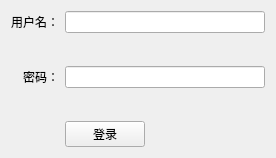
<?xml version="1.0" encoding="UTF-8"?>
<ui version="4.0">
 <class>LoginWindow</class>
 <widget class="QWidget" name="LoginWindow">
  <property name="geometry">
   <rect>
    <x>0</x>
    <y>0</y>
    <width>276</width>
    <height>158</height>
   </rect>
  </property>
  <property name="windowTitle">
   <string>Form</string>
  </property>
  <layout class="QGridLayout" name="gridLayout">
   <item row="0" column="0">
    <widget class="QLabel" name="username">
     <property name="text">
      <string>用户名：</string>
     </property>
     <property name="alignment">
      <set>Qt::AlignRight|Qt::AlignTrailing|Qt::AlignVCenter</set>
     </property>
    </widget>
   </item>
   <item row="0" column="1">
    <widget class="QLineEdit" name="usernameIn"/>
   </item>
   <item row="1" column="1">
    <widget class="QLabel" name="hintlabel_1">
     <property name="text">
      <string/>
     </property>
    </widget>
   </item>
   <item row="2" column="0">
    <widget class="QLabel" name="password">
     <property name="text">
      <string>密码：</string>
     </property>
     <property name="alignment">
      <set>Qt::AlignRight|Qt::AlignTrailing|Qt::AlignVCenter</set>
     </property>
    </widget>
   </item>
   <item row="2" column="1">
    <widget class="QLineEdit" name="passwdIn">
     <property name="echoMode">
      <enum>QLineEdit::Password</enum>
     </property>
    </widget>
   </item>
   <item row="3" column="1">
    <widget class="QLabel" name="hintlabel_2">
     <property name="text">
      <string/>
     </property>
    </widget>
   </item>
   <item row="4" column="1">
    <widget class="QPushButton" name="loginButton">
     <property name="sizePolicy">
      <sizepolicy hsizetype="Fixed" vsizetype="Fixed">
       <horstretch>0</horstretch>
       <verstretch>0</verstretch>
      </sizepolicy>
     </property>
     <property name="text">
      <string>登录</string>
     </property>
    </widget>
   </item>
  </layout>
 </widget>
 <resources/>
 <connections/>
</ui>
